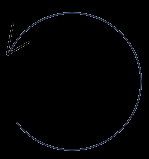
#> input picture templates/momentL.png, 149 x 159 px
$ python -i detection2.py   (imports and definitions only)
#> lines starting #> are read from the running program, lines starting #| are printed output that depends on the picture; after the words box and inside, x2 and y2 are one past the last pixel; in counts of white or black regions, pixels touching at a corner belong together
import streamlit as st
import cv2
import numpy as np
import matplotlib.pyplot as plt
from scipy.spatial import distance # 点間の距離計算に利用

# --- 1. 画像の前処理 ---
def preprocess_image(img_path):
    """
    手書き画像を読み込み、グレースケール化、ノイズ除去、二値化を行う。
    """
#> called with img_path = '../templates/momentL.png'
    img = cv2.imread(img_path)
#> img is the input picture: shape (159, 149, 3); mean B, G, R 3.2, 2.5, 2.2
    if img is None:
        st.error(f"画像ファイルが見つかりません: {img_path}")
        return None, None

    gray = cv2.cvtColor(img, cv2.COLOR_BGR2GRAY)

    # ノイズ除去: メディアンフィルターを適用（点状ノイズに強い）
    median_blurred = cv2.medianBlur(gray, 5) # カーネルサイズ5
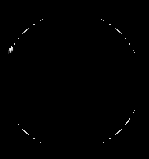
#> median_blurred: shape (159, 149); min 0, max 39, mean 0.1; drawn with min black and max white

    # 適応的閾値処理で線の太さや濃淡のばらつきに対応
    # blockSize と C の値は画像によって調整が必要
    binary = cv2.adaptiveThreshold(median_blurred, 255, cv2.ADAPTIVE_THRESH_GAUSSIAN_C,
                                   cv2.THRESH_BINARY_INV, 11, 2)
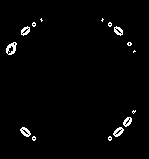
#> binary: shape (159, 149); 1.9% white in thin lines or dots, all inside (x1, y1, x2, y2) = (6, 18, 136, 141)

    # モルフォロジー変換（オープニング）で小さいノイズを除去し、線を滑らかにする
    kernel = np.ones((3,3),np.uint8)
    opening = cv2.morphologyEx(binary, cv2.MORPH_OPEN, kernel, iterations=1)
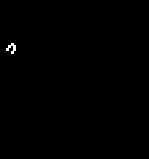
#> opening: shape (159, 149); 0.22% white; 1 white region, box (x1, y1, x2, y2) and area: (6, 43, 16, 54) 53

    return opening, img # 処理後の二値画像と元のカラー画像を返す

# --- 2. 要素の検出（梁、支点、荷重） ---
# [82 lines left out: function detect_structural_elements, not called in this run]

# --- 3. 構造体の認識・モデル化 ---
class StructureModel:
    # [101 lines left out: functions __init__, recognize_structure, not called in this run]


# --- 4. 応力解析 (簡易版) ---
class AnalysisResult:
    # [189 lines left out: functions __init__, perform_structural_analysis_simple, draw_stress_diagrams, not called in this run]

# --- Streamlit アプリケーションの構築 ---
# [93 lines not run here, left out]

>>> result = preprocess_image('../templates/momentL.png')
